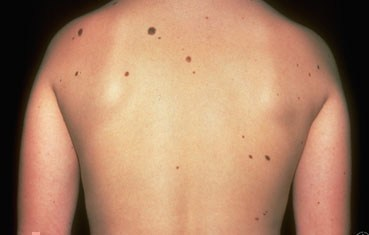
#> input picture Test_Images/mole2.0.jpg, 369 x 235 px, found by its file name
$ python New_Mole_Detector_Difference.py
#> lines starting #> are read from the running program, lines starting #| are printed output that depends on the picture; after the words box and inside, x2 and y2 are one past the last pixel; in counts of white or black regions, pixels touching at a corner belong together
#!/usr/bin/env python3
# -*- coding: utf-8 -*-
"""
Created on Tue Jan 29 22:47:05 2019

@author: 2020shatgiskessell
"""

import cv2
import numpy as np
import time

img = cv2.imread("/Users/2020shatgiskessell/Desktop/New_Mole_Detector/Test_Images/mole2.0.jpg")
#> img is the input picture: shape (235, 369, 3); mean B, G, R 101.1, 128.6, 169.2
template = cv2.imread("/Users/2020shatgiskessell/Desktop/New_Mole_Detector/Test_Images/gaus2d.jpg")
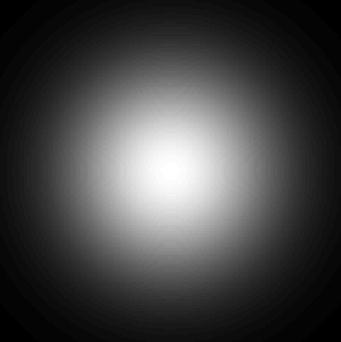
#> input picture Test_Images/gaus2d.jpg, 341 x 342 px, found by its file name
#> template is the input picture: shape (342, 341, 3); min 0, max 255, mean 68.1


def sliding_window(image, stepSize, windowSize):
    #blobs = []
    # slide a window across the image
#> called with stepSize = 4
    for y in range(0, image.shape[0], stepSize):
        for x in range(0, image.shape[1], stepSize):
            #print ("excecuting")
            # identify moles on  current window
            #blobs.append(identify_moles(image[y:y + windowSize[1], x:x + windowSize[0]]))\
            roi = image[y:y + windowSize[1], x:x + windowSize[0]]
            img = template_match (roi,template, 0.5)
#--------------------------------------------------------------------------------------------------------
            #move window and animate everything
            clone = image.copy()
            cv2.rectangle(clone, (x, y), (x + windowSize[0], y + windowSize[1]), (0, 255, 0), 2)
            cv2.imshow("Window", img)
            cv2.imshow("identified moles",clone)
            cv2.waitKey(1)
            time.sleep(0.025)
#> this loop made 59 passes
#> (printed output is left out)
#--------------------------------------------------------------------------------------------------------


def template_match (img, template, threshold):
    gray = 255 - cv2.cvtColor(img,cv2.COLOR_BGR2GRAY)
    #get dimensions of image
    height, width = gray.shape
    #reshape template image
    resized_template = cv2.resize(template, (width, height))
    #turn image to grayscale
    gray_template =cv2.cvtColor(resized_template,cv2.COLOR_BGR2GRAY)
#
    #template mtching
    res = cv2.matchTemplate(gray,gray_template,cv2.TM_CCOEFF_NORMED)
    print (res)
    #get values within threshold
    loc = np.where( res >= threshold)

    for pt in zip(*loc[::-1]):
        cv2.rectangle(img, pt, (pt[0] + width, pt[1] + height), (0,255,255), 2)

    return img
    # Show the final image with the matched area.
#    cv2.imshow('Detected',img)


sliding_window(img,4,[10,10])
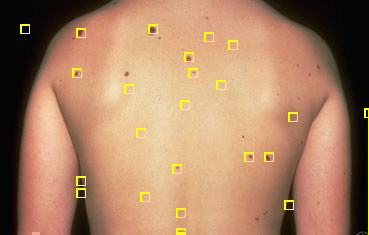
#> img: shape (235, 369, 3); 1.48% of pixels changed, all inside (x1, y1, x2, y2) = (20, 24, 369, 235)

cv2.waitKey(0)
cv2.destroyAllWindows()
